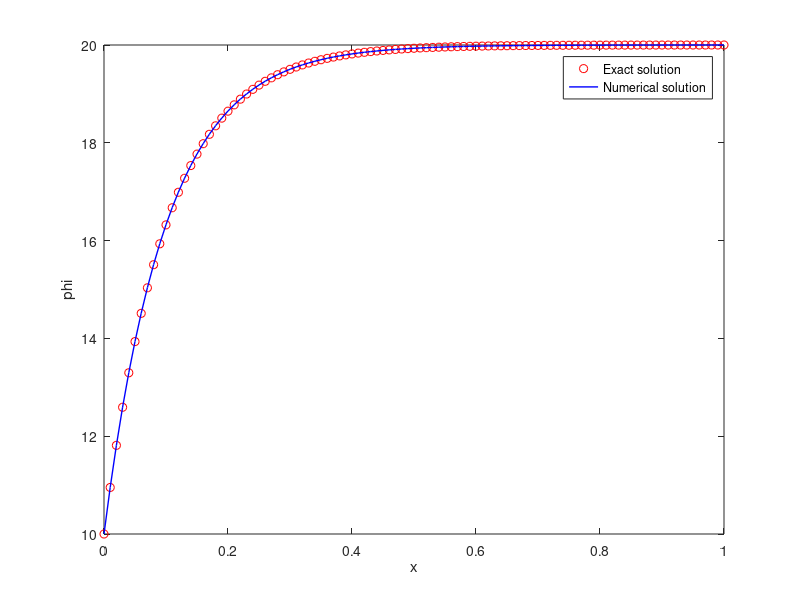

Reproduce this figure in MATLAB.
clc
clear all
close all

%%Defining Problem
n_points=101;
dom_length=1;
h=dom_length/(n_points-1);
x=0:h:dom_length;
phi(1)=10;
phi(n_points)=20;

phi_new(1)=10;
phi_new(n_points)=20;
rho=1;
u=-10;
gamma=1;
P=rho*u*dom_length/gamma

%%Exact solution
phi_exact=phi(1)+(phi(n_points)-phi(1)).*(exp(P.*x/dom_length)-1)./(exp(P)-1);
figure(1);
plot(x,phi_exact,'ro')

%%Differencing scheme
error=1;
iterations=0;
while error>1e-7
    for i = 2:n_points-1
        a_E = gamma/h - rho*u/2;
        a_W = gamma/h + rho*u/2;
        a_P = rho*u/2 - rho*u/2 + gamma/h + gamma/h;
        phi_new(i) = (a_E*phi(i+1) + a_W*phi(i-1))/a_P;
    end
    iterations = iterations+1;
    error=0;
    for i = 2:n_points-1
        error = error +abs(phi(i) - phi_new(i));
    end
    phi = phi_new;
end
figure(1)
hold on
plot(x,phi,'b','LineWidth',1)
xlabel('x')
ylabel('phi')
legend('Exact solution','Numerical solution')
